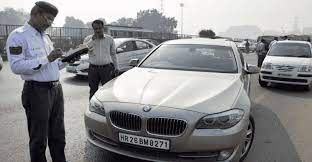
#> input picture a.jpeg, 312 x 162 px
$ python -i lp_filters.py   (imports and definitions only)   (older library calls are emulated)
#> lines starting #> are read from the running program, lines starting #| are printed output that depends on the picture; after the words box and inside, x2 and y2 are one past the last pixel; in counts of white or black regions, pixels touching at a corner belong together
#> further down, picture is the input picture: shape (162, 312, 3); mean B, G, R 140.5, 138.2, 138.4
import cv2
import numpy as np
from skimage.segmentation import clear_border

def lp_filter(image):
    """
    Applies thresholding and morphological operations to license plate
    """
    gray = cv2.cvtColor(image, cv2.COLOR_BGR2GRAY)
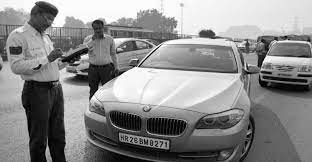
#> gray: shape (162, 312); min 0, max 255, mean 138.6
    thresh = cv2.threshold(gray, 0, 255, cv2.THRESH_BINARY_INV + cv2.THRESH_OTSU)[1]
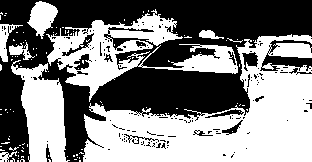
#> thresh: shape (162, 312); 50.7% white; 159 black regions (143 under 20 px), largest, box (x1, y1, x2, y2) and area: (0, 0, 312, 162) 22779, (260, 40, 312, 71) 642, (242, 52, 258, 71) 177
    kernel = cv2.getStructuringElement(cv2.MORPH_ELLIPSE, (2,2))

    thresh = cv2.erode(thresh, kernel, iterations = 1)
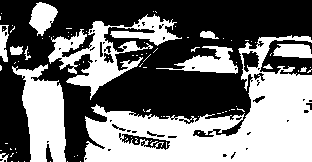
#> thresh: shape (162, 312); 44.3% white; 93 white regions (80 under 20 px), largest, box (x1, y1, x2, y2) and area: (84, 35, 312, 162) 12806, (48, 14, 182, 100) 3593, (12, 64, 66, 162) 3183

    nlabels, labels, stats, centroids = cv2.connectedComponentsWithStats(thresh, None, None, None, 8, cv2.CV_32S)
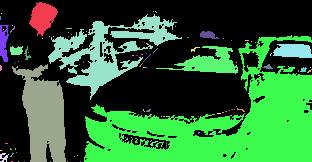
#> labels: shape (162, 312) int32; 94 distinct labels, from 0 to 93; one colour per label, 0 black
#> nlabels = 94; stats = 94 rows, first 6: [0, 0, 312, 162, 28166], [29, 2, 29, 34, 597], [153, 11, 1, 1, 1], [155, 11, 2, 2, 2], [1, 13, 1, 1, 1], [48, 14, 134, 86, 3593]; centroids = 94 pairs, first value 0 to 310, second value 11 to 161
    areas = stats[1:,cv2.CC_STAT_AREA]
#> areas = 93 values, max 12806 at index 16, min 1 at index 1, mean 240.6
    result = np.zeros((labels.shape), np.uint8)

    for i in range(0, nlabels - 1):
        if areas[i] >= 100:
            result[labels == i + 1] = 255
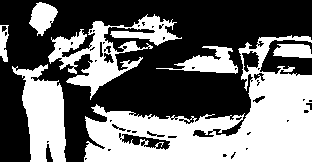
#> result: shape (162, 312); 43.2% white; 7 white regions, largest, box (x1, y1, x2, y2) and area: (84, 35, 312, 162) 12806, (48, 14, 182, 100) 3593, (12, 64, 66, 162) 3183

    return result, clear_border(result)

>>> import cv2
>>> picture = cv2.imread('a.jpeg')
>>> result = lp_filter(picture)
